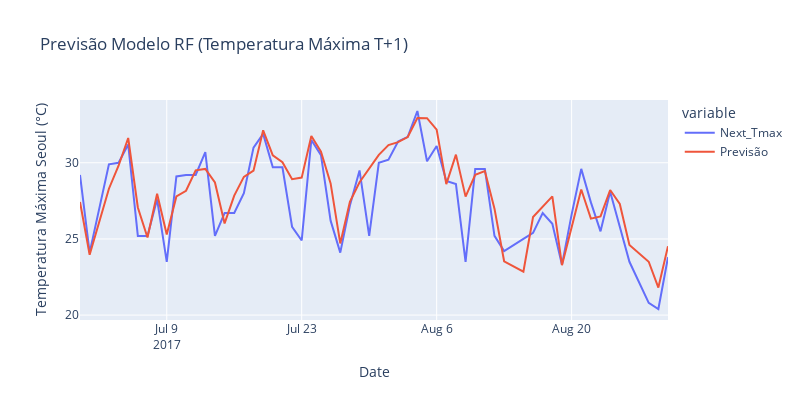

Notebook code for this chart:
### Code cell
fig = px.line(forecast_results, x='Date', y=['Next_Tmax', 'Previsão'], labels={
              'value': "Temperatura Máxima Seoul (°C)"}, title='Previsão Modelo RF (Temperatura Máxima T+1)', width=800, height=400)
fig.show()
